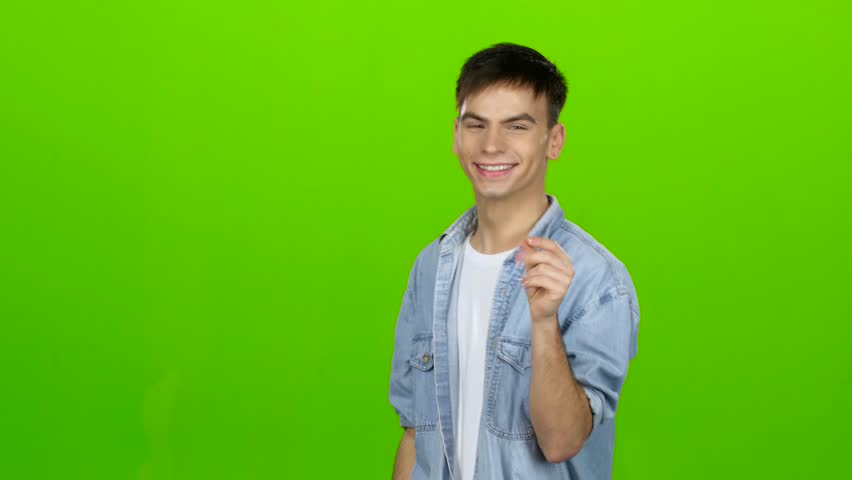
#> input picture imgs/12.jpg, 852 x 480 px
$ jupyter execute Workshop_1_Walkthrough.ipynb
#> lines starting #> are read from the running program, lines starting #| are printed output that depends on the picture; after the words box and inside, x2 and y2 are one past the last pixel; in counts of white or black regions, pixels touching at a corner belong together
# COMPSCI 3315 WORKSHOP
# <span style="color:#80CBC4">Green-screen point processing</span>

-------------
**Table of contents:**

0. [Mount Google Drive to Google Colab](#mount_google_drive)
1. [Load libraries](#load_libraries)
2. [Load the given image](#load_given_image)
3. [Convert image from `RGB` format to `HSV` format](#convert_rgb2hsv)
4. [Morphopology](#morphopology)
5. [Compositing](#compositing)
6. [Extra parts - Post-processing](#extra_parts)
-------------

## <a id="mount_google_drive"></a> 0 - Mount Google Drive to Google Colab (If you use Google Colab for the Workshop)
Give Google Colab the permission to explore and use our Google Drive

[cell 1]
# from google.colab import drive
# drive.mount('/content/drive')

Please upload the Workshop 1's images in the directory as shown below:
My Drive
&emsp;- Colab Notebooks
&emsp; &emsp;- workshop1_imgs


[cell 2]
IMG_PATH = "/content/drive/MyDrive/Colab Notebooks/workshop1_imgs"

If you use your own computer, please use this line below:

[cell 3]
IMG_PATH = "./imgs/"

## <a id="load_libraries"></a> 1 - Load libraries

[cell 4]
# Matplotlib is for visualization
import matplotlib.pyplot as plt
# Numpy is for computation
import numpy as np
# OpenCV (cv2) is for Computer Vision tools
import cv2
# os is for manipulating paths
import os

# Additional function to display image by using matplotlib

[cell 5]
def display(img, caption=''):
    # Show image using pyplot
    plt.figure()
    plt.imshow(img)
    plt.title(caption)
    plt.axis('off')
    plt.show()

[cell 6]
def display_with_figsize(img, figsize=(10,10), caption=''):
    # Show image using pyplot with chosen figsize
    plt.figure(figsize=figsize)
    # Convert from BGR to RGB
    plt.imshow(cv2.cvtColor(img, cv2.COLOR_BGR2RGB))
    plt.title(caption)
    plt.axis('off')
    plt.show()

## <a id="load_given_image"></a> 2 - Load the given image

[cell 7]
img_name = "12.jpg"
img_file_path = os.path.join(IMG_PATH, img_name)

[cell 8]
img = cv2.imread(img_file_path)
#> img is the input picture: shape (480, 852, 3); mean B, G, R 26.3, 187.8, 102
display_with_figsize(img)
print(img.shape)
#| (480, 852, 3)

## <a id="convert_rgb2hsv"></a> 3 - Convert image from `RGB` format to `HSV` format.

Why we use HSV instead of RGB?
https://dsp.stackexchange.com/questions/2687/why-do-we-use-the-hsv-colour-space-so-often-in-vision-and-image-processing

[cell 9]
img_hsv = cv2.cvtColor(img, cv2.COLOR_BGR2HSV)
#> img_hsv: shape (480, 852, 3); mean H, S, V 50.4, 222.6, 191.9
print(img_hsv[1,1,0])
#| 45

Reference: https://www.google.com/url?sa=i&url=https%3A%2F%2Fwww.ncl.ucar.edu%2FDocument%2FGraphics%2FColorTables%2FMPL_hsv.shtml&psig=AOvVaw0HP7UC6T322SvGmvVng06s&ust=1678864826784000&source=images&cd=vfe&ved=0CAMQjB1qFwoTCJiS6v7w2v0CFQAAAAAdAAAAABAE

[cell 10]
mask1 = img_hsv[:,:,0] < 52 # the 3rd index in  img_hsv: 0 - hue, 1 - saturation, 2 - value
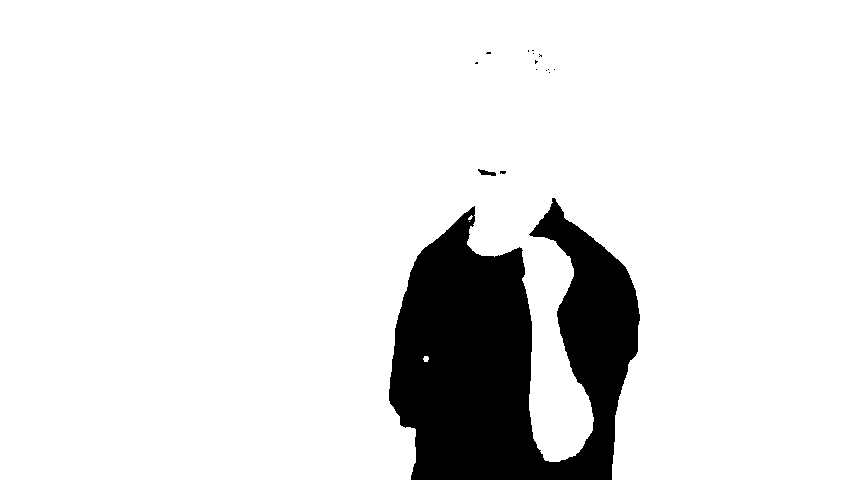
#> mask1: shape (480, 852) bool; 89.1% white; 15 black regions (13 under 20 px), largest, box (x1, y1, x2, y2) and area: (389, 198, 640, 480) 44257, (478, 169, 496, 176) 68
print(mask1.sum())
#| 364583

[cell 11]
mask1

[cell 12]
plt.figure(figsize=(10, 10))
plt.imshow(mask1, cmap="gray")

[cell 13]
mask2 = img_hsv[:,:,0] > 35
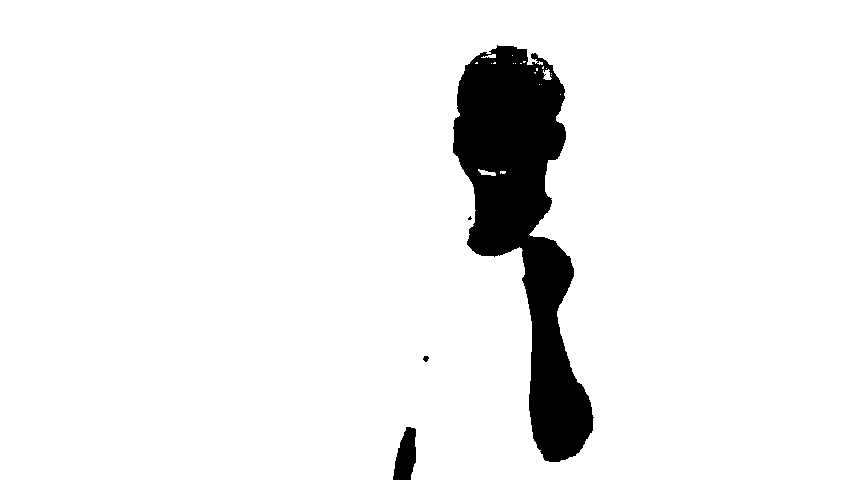
#> mask2: shape (480, 852) bool; 93.2% white; 4 black regions (1 under 20 px), largest, box (x1, y1, x2, y2) and area: (453, 45, 594, 462) 26796, (393, 427, 416, 480) 863, (423, 356, 429, 362) 26
print(mask2.sum())
#| 381265

[cell 14]
plt.figure(figsize=(10, 10))
plt.imshow(mask2, cmap="gray")

[cell 15]
mask = mask1.astype("int") + mask2.astype("int")
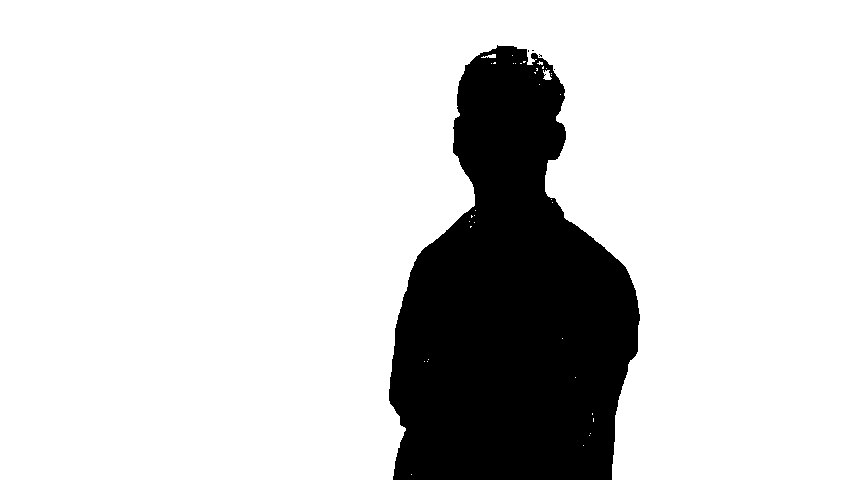
#> mask: shape (480, 852) int64; values 1 (black) and 2 (white), 82.4% white; 5 black regions (4 under 20 px), largest, box (x1, y1, x2, y2) and area: (389, 45, 640, 480) 72062
human_mask = mask < 2

[cell 16]
plt.figure(figsize=(15, 15))
plt.imshow(human_mask, cmap="gray")

## <a id="morphopology"></a> 4 - Morphopology
### Closing

Section 3.3.3 in Richard Szeliski's Computer Vision: Algorithms and Applications, 2nd edition.

Reference: https://www.google.com/url?sa=i&url=https%3A%2F%2Fpyimagesearch.com%2F2021%2F04%2F28%2Fopencv-morphological-operations%2F&psig=AOvVaw2w2e-NjT0Q48AjrsVMBmLL&ust=1678865495349000&source=images&cd=vfe&ved=0CBAQjhxqFwoTCODPz73z2v0CFQAAAAAdAAAAABAR

[cell 17]
kernel = np.ones((7, 7), dtype=np.uint8)
closing = cv2.morphologyEx(np.float32(human_mask), cv2.MORPH_CLOSE, kernel)
#> closing: shape (480, 852) float32; values 0 (black) and 1 (white), 17.7% white; 1 white region, box (x1, y1, x2, y2) and area: (389, 45, 640, 480) 72364
closing = closing.astype(np.uint8)
# display(closing * 255,"mask")
plt.figure(figsize=(15, 15))
plt.imshow(closing, cmap="gray")

[cell 18]
closing_mask = np.repeat(closing[:, :, np.newaxis], 3, axis=2)
#> closing_mask: shape (480, 852, 3); mean H, S, V 0.177, 0.177, 0.177
print(closing_mask.shape)
#| (480, 852, 3)

[cell 19]
segmented_actor = img * closing_mask
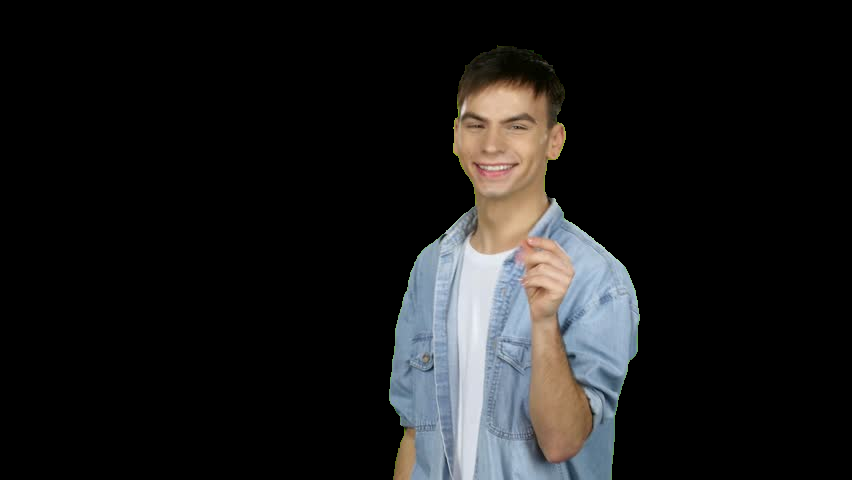
#> segmented_actor: shape (480, 852, 3); mean B, G, R 26.1, 26.1, 26.2
display_with_figsize(segmented_actor, figsize=(15, 15), caption="Segmented Actor")

[cell 20]
segmented_actor.shape
#> Out = (480, 852, 3)

## 5 - Compositing (The fun part)

[cell 21]
img_name = "underwater.png"
background = cv2.imread(os.path.join(IMG_PATH, img_name))
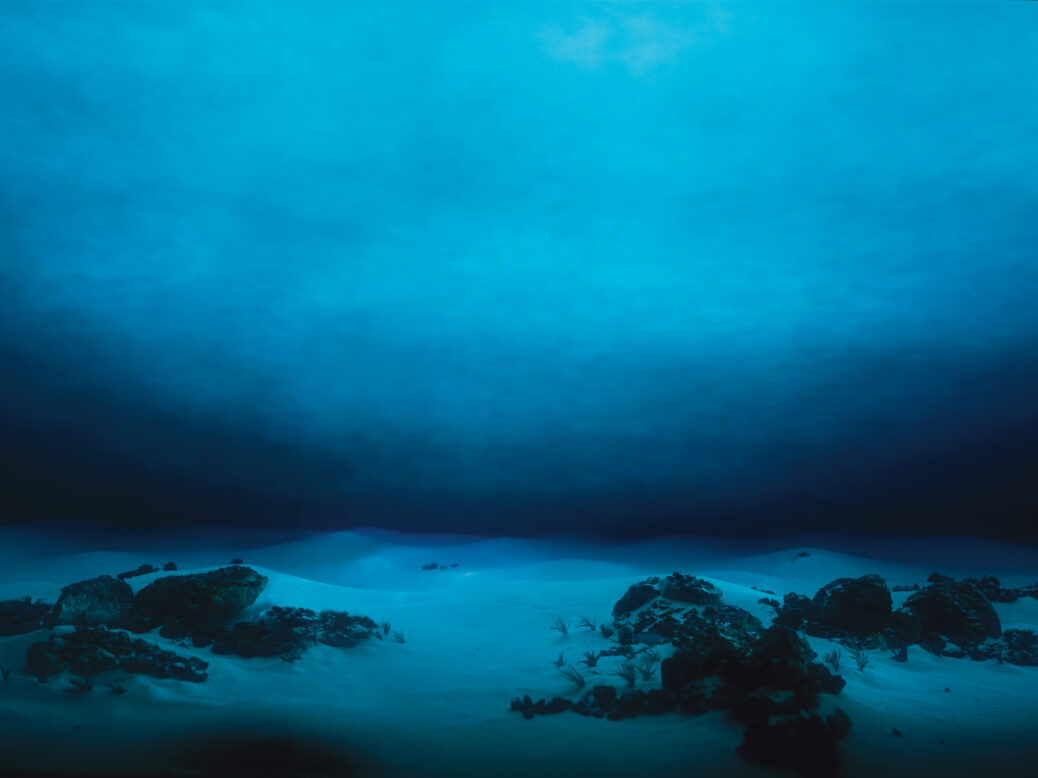
#> input picture imgs/underwater.png, 1038 x 778 px
#> background is the input picture: shape (778, 1038, 3); mean B, G, R 141.7, 105.9, 3.5
resized_background = cv2.resize(background, (852, 480))
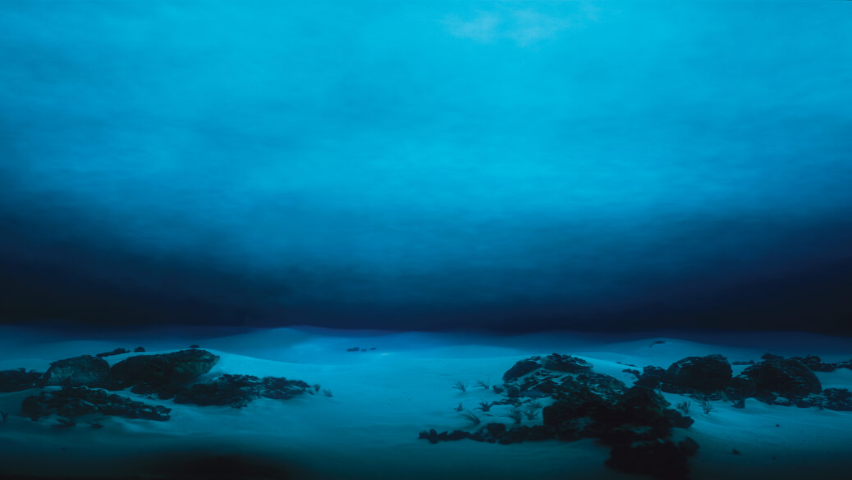
#> resized_background: shape (480, 852, 3); mean B, G, R 141.7, 105.9, 3.4
display_with_figsize(resized_background, figsize=(15, 15))
resized_background.shape
#> Out = (480, 852, 3)

[cell 22]
segmented_background = (1 - closing_mask) * resized_background
#> segmented_background: shape (480, 852, 3); mean H, S, V 118.8, 88.9, 2.9
display_with_figsize(segmented_background, figsize=(15, 15))
#> call 4 of display_with_figsize, with figsize = (15, 15), caption = ''
#> in display_with_figsize (call 4), `plt.show()`:
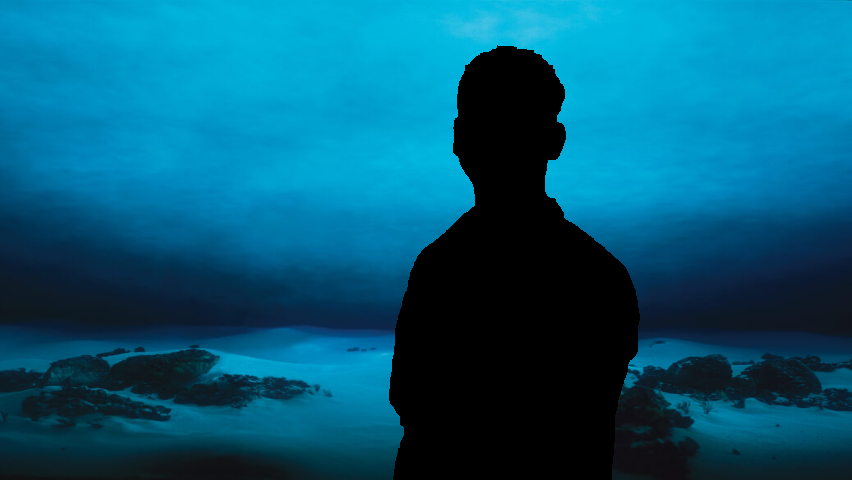
#> shown: shape (480, 852, 3); mean R, G, B 2.9, 88.9, 118.8

[cell 23]
result = segmented_actor + segmented_background
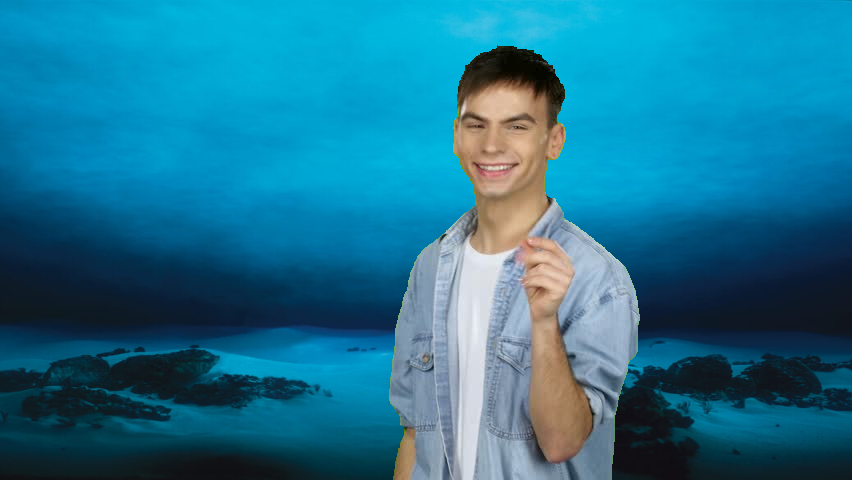
#> result: shape (480, 852, 3); mean B, G, R 145, 115, 29.1
display_with_figsize(result, figsize=(15, 15))

## <a id="extra_parts"></a> Extra parts - Post-processing

The result looks kind of lame, right? How about we use Gaussian filter to make it better.

[cell 24]
blurred_result = cv2.GaussianBlur(result, (3,3), 0)
display_with_figsize(blurred_result, figsize=(15, 15))
